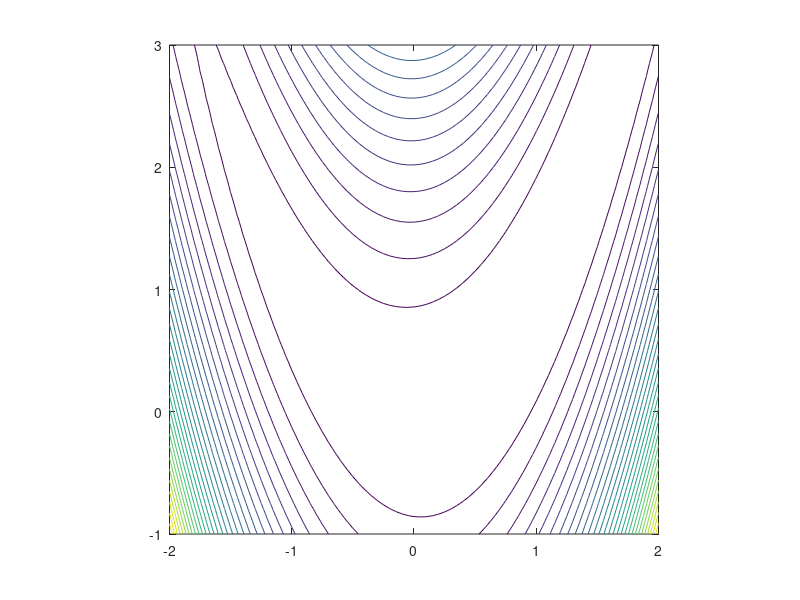

Here is the MATLAB script that generated this plot: (Note: this script raises an error after producing the figure.)
% -------------------------------------------------------------------
% Non-Linear Optimization
% Author: Thiago Lima Silva (thiagolims@gmail.com)
% -------------------------------------------------------------------

% Make sure the workspace is clean before we start
clc
clear
clear global

addpath(genpath('library'));
addpath(genpath('algorithms'));
addpath(genpath('testFunctions'));

%% 
% intial point
x0=[-1; 2]; %%


% Ghraphic: plot the function to be minimized
xmin = -2;
xmax = 2;
dx = .05;
ymin = -1;  
ymax = 3;
dy = .05;

[z,y]= meshgrid(xmin:dx:xmax, ymin:dy:ymax);
banana=10*z.^4 - 20*(z.^2).*y + 10*y.^2 + z.^2 -2*z + 5;
contour(z,y,banana,30);
axis('square');
hold all;

%% Creating an automatic diff object
% [x,y] = initVariablesADI(x0(1),x0(2));
% xk = [x;y]; %% initial point with ADI

xk = x0;

%% Anonymous functions 
fbanana = @(xk) fban(xk);
gbanana = @(xk) gban(xk);
hbanana = @(xk) hban(xk);

fsquare = @(xk) squareX(xk);

%% Line Search Type
optType = 3; % SteepestDescent = 1, Newton = 2, DFP = 3, BFGS = 4
lsType = 1; % Armijo = 1, Polynomial = 2

%% Invoking optimization algorithm
[xs, fs, gs] = gradientDescent(fbanana, gbanana, hbanana, xk, optType, lsType);

